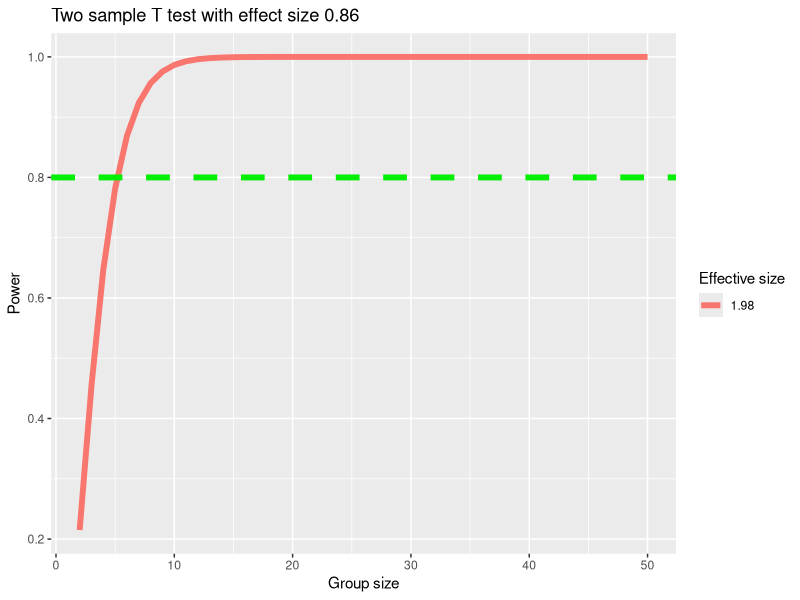
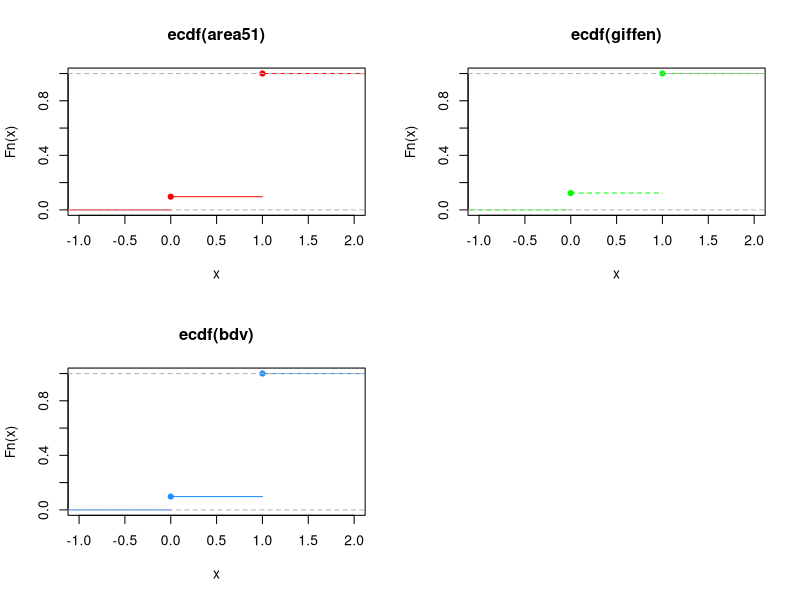
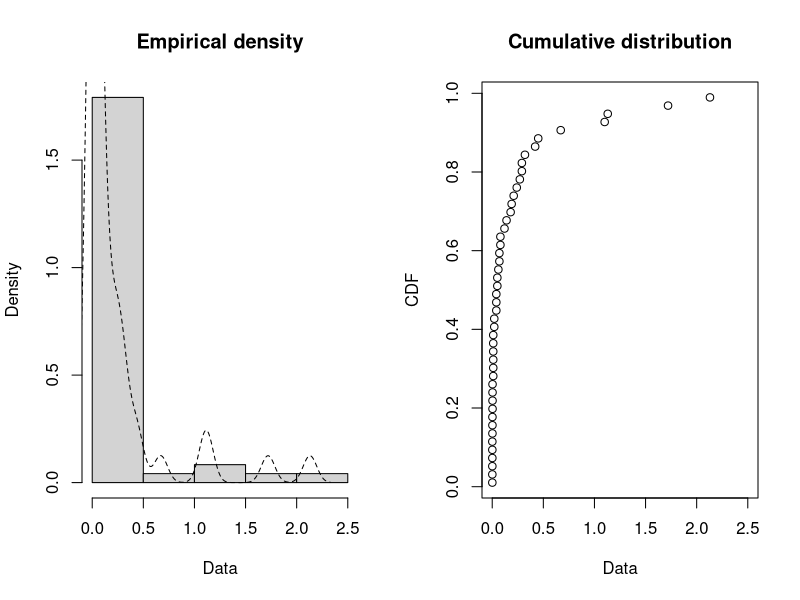
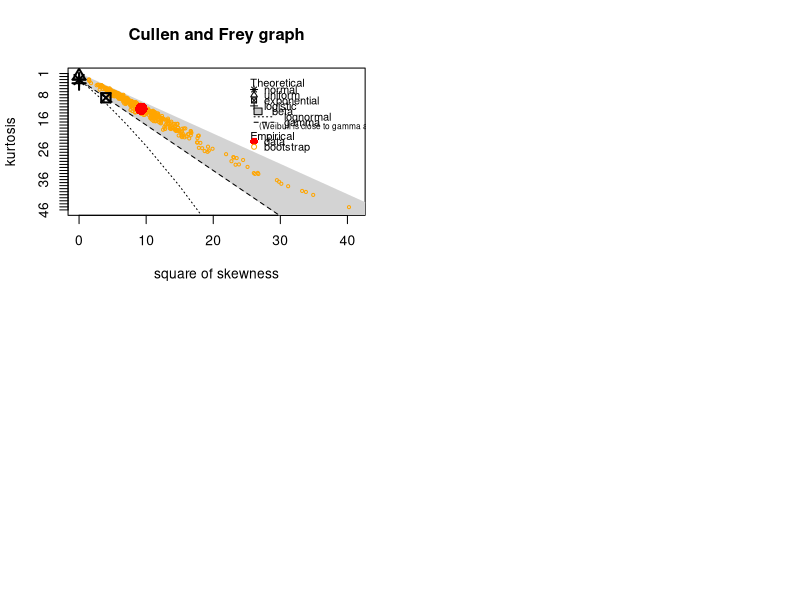
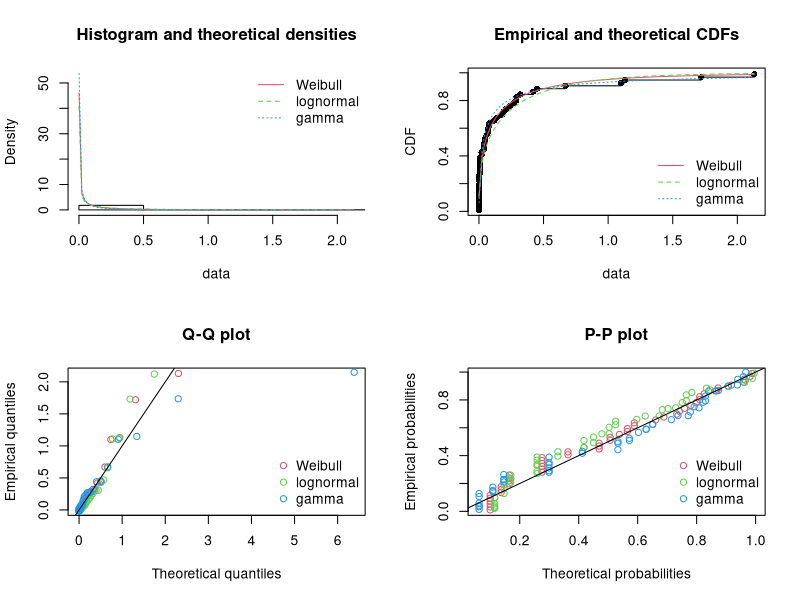
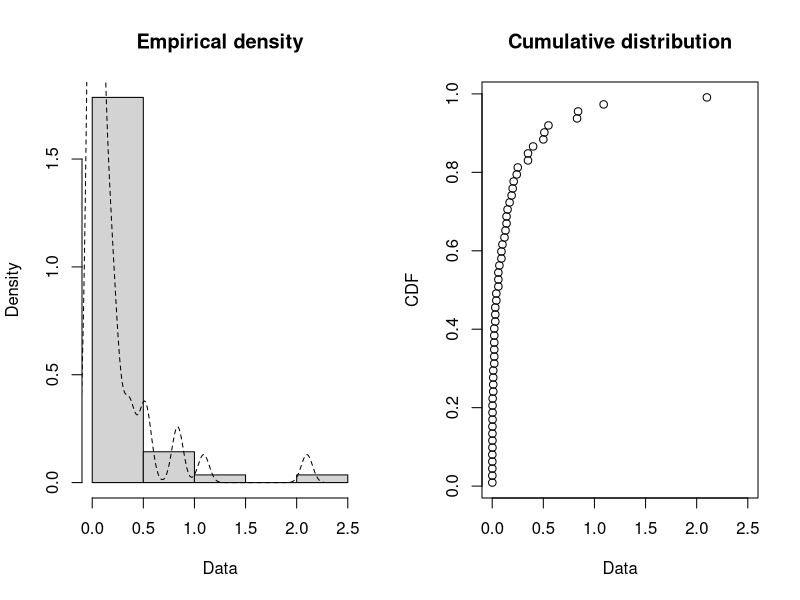
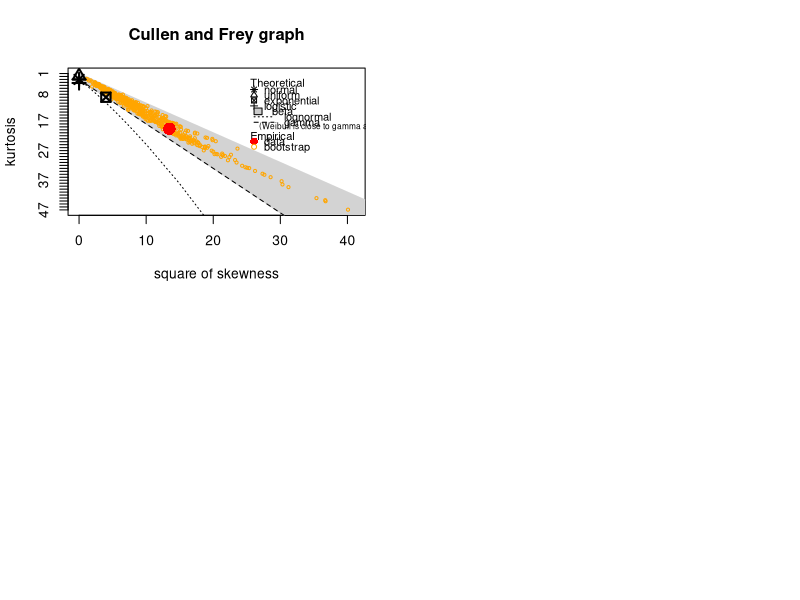

Source code (R) for these figures, in order:
## ---- chunk 1
knitr::opts_chunk$set(echo = TRUE)
## ---- chunk 2
DF <- read.csv("acorn.csv")
## ---- chunk 3
library(pwr)
library(ggplot2)
library(readr)
library(fitdistrplus)
library(tidyverse)
library(MASS)
## ---- chunk 4
cohens_d <- function(x, y) {
  lx <- length(x) - 1
  ly <- length(y) - 1 ## mean difference (numerator) csd <- lx * var(x) + ly * var(y)
  md <- abs(mean(x) - mean(y))
  csd <- lx * var(x) + ly * var(y)
  csd <- csd / (lx + ly)
  csd <- sqrt(csd) ## common sd computation

  cd <- md / csd 
  return(cd) 
  }
## ---- chunk 5
effect_size <- cohens_d(DF$MIN, DF$WHITE)

pwr.t.test(
n = dim(DF)[1], effect_size,
sig.level = 0.05, power = NULL, type = c("two.sample"))
## ---- chunk 6
pwr.t.test(
n = NULL, effect_size,
sig.level = 0.05, power = 0.95, type = c("two.sample"))
## ---- chunk 7
n <- seq(2, 50, by = 1)

plot_effectsize <- function(n, effect_size) { 
  ptab1 <- cbind(NULL)
  
  for (i in seq(2, 50, by = 1)) { 
    pwrt1 <- pwr.t2n.test(
      n1 = i, n2 = i,
      sig.level = 0.05, power = NULL,
      d = effect_size, 
      alternative = "two.sided")
    ptab1 <- rbind(ptab1, pwrt1$power) 
  }
  
  temp <- as.data.frame(ptab1) 
  colnames(temp)[1] <- "num"
  ggplot(temp) +
    geom_line(aes(x = n, y = num, colour = "red2"), size = 2) + scale_color_discrete(name = "Effective size", labels = c(round(effect_size,
                                                                                                                                     2))) +
    geom_hline(yintercept = 0.8, linetype = "dashed", color = "green2", size = 2) + ylab("Power") + scale_y_continuous(breaks = seq(0, 1, by =
                                                                                                                                        0.2)) +
    ggtitle("Two sample T test with effect size 0.86") + xlab("Group size")
}

plot_effectsize(n, effect_size)
## ---- chunk 8
t.test(DF$MIN, DF$WHITE)
## ---- chunk 9
area51 <- c(rep(0,12),rep(1,89+23))
bdv <- c(rep(0,8), rep(1,62+12))
giffen <- c(rep(0,21),rep(1,119+30))


par(mfrow=c(2,2))
plot(ecdf(area51), col="red")
plot(ecdf(giffen), lty="dashed", col="green")
plot(ecdf(bdv),  col="dodgerblue")


ks.test(jitter(giffen),jitter(bdv),alternative="l")
ks.test(jitter(bdv),jitter(area51),alternative="l")
ks.test(jitter(area51),jitter(giffen),alternative="greater")
## ---- chunk 10
SKA <- read.csv("sharkattack.csv")
us_shark <- SKA[which(SKA$Country.code == "US"), ] 
au_shark <- SKA[which(SKA$Country.code == "AU"), ]

us_shark <- us_shark[which(us_shark$Fatal != "UNKNOWN"), ] 
au_shark <- au_shark[which(au_shark$Fatal != "UNKNOWN"), ]

us_shark$Fatal.code <- ifelse(us_shark$Fatal == "Y", 1, 0) 
au_shark$Fatal.code <- ifelse(au_shark$Fatal == "Y", 1, 0)

dim(us_shark)[1] == dim(au_shark)[1]
## ---- chunk 11
cohens_d <- function(x, y) {
  lx <- length(x) - 1
  ly <- length(y) - 1
  md <- abs(mean(x) - mean(y)) ## mean difference (numerator) csd <- lx * var(x) + ly * var(y)
  csd <- lx * var(x) + ly * var(y)
  csd <- csd / (lx + ly)
  csd <- sqrt(csd) ## common sd computation
  cd <- md / csd ## cohen's d 
  }

cohens_d(au_shark$Fatal.code, us_shark$Fatal.code)
ES.h(mean(au_shark$Fatal.code), mean(us_shark$Fatal.code))

pwr.2p2n.test(
h = 0.4324294, n1 = dim(au_shark)[1],
n2 = dim(us_shark)[1], sig.level = 0.05, alternative = "greater"
)


pwr.2p2n.test(
h = 0.4137712, n1 = dim(au_shark)[1],
n2 = dim(us_shark)[1], sig.level = 0.05, alternative = "greater"
)

prop.test(
  x = c(
    sum(au_shark$Fatal.code == 1),
sum(us_shark$Fatal.code == 1) ),
n = c(dim(au_shark)[1], dim(us_shark)[1]),
  alternative = "greater"
)

## ---- chunk 12
ill_60 <- read.csv("ill-60.txt", header=FALSE)
ill_61 <- read.csv("ill-61.txt", header=FALSE)
ill_62 <- read.csv("ill-62.txt", header=FALSE)
ill_63 <- read.csv("ill-63.txt", header=FALSE)
ill_64 <- read.csv("ill-64.txt", header=FALSE)

## ---- chunk 13
#play fitdistrplus
plotdist(ill_60$V1, histo = TRUE, demp = TRUE)
descdist(ill_60$V1, discrete=FALSE, boot=500)

fit_w  <- fitdist(ill_60$V1, "weibull")
fit_g  <- fitdist(ill_60$V1, "gamma")
fit_ln <- fitdist(ill_60$V1, "lnorm")

par(mfrow=c(2,2))
plot.legend <- c("Weibull", "lognormal", "gamma")
denscomp(list(fit_w, fit_g, fit_ln), legendtext = plot.legend)
cdfcomp (list(fit_w, fit_g, fit_ln), legendtext = plot.legend)
qqcomp  (list(fit_w, fit_g, fit_ln), legendtext = plot.legend)
ppcomp  (list(fit_w, fit_g, fit_ln), legendtext = plot.legend)
## ---- chunk 14
plotdist(ill_62$V1, histo = TRUE, demp = TRUE)
descdist(ill_62$V1, discrete=FALSE, boot=500)

## ---- chunk 15
fit_mle <- fitdist(ill_60$V1, "gamma", "mle")
fit_mme <- fitdist(ill_60$V1, "gamma", "mme")
summary(fit_mle)
summary(fit_mme)
